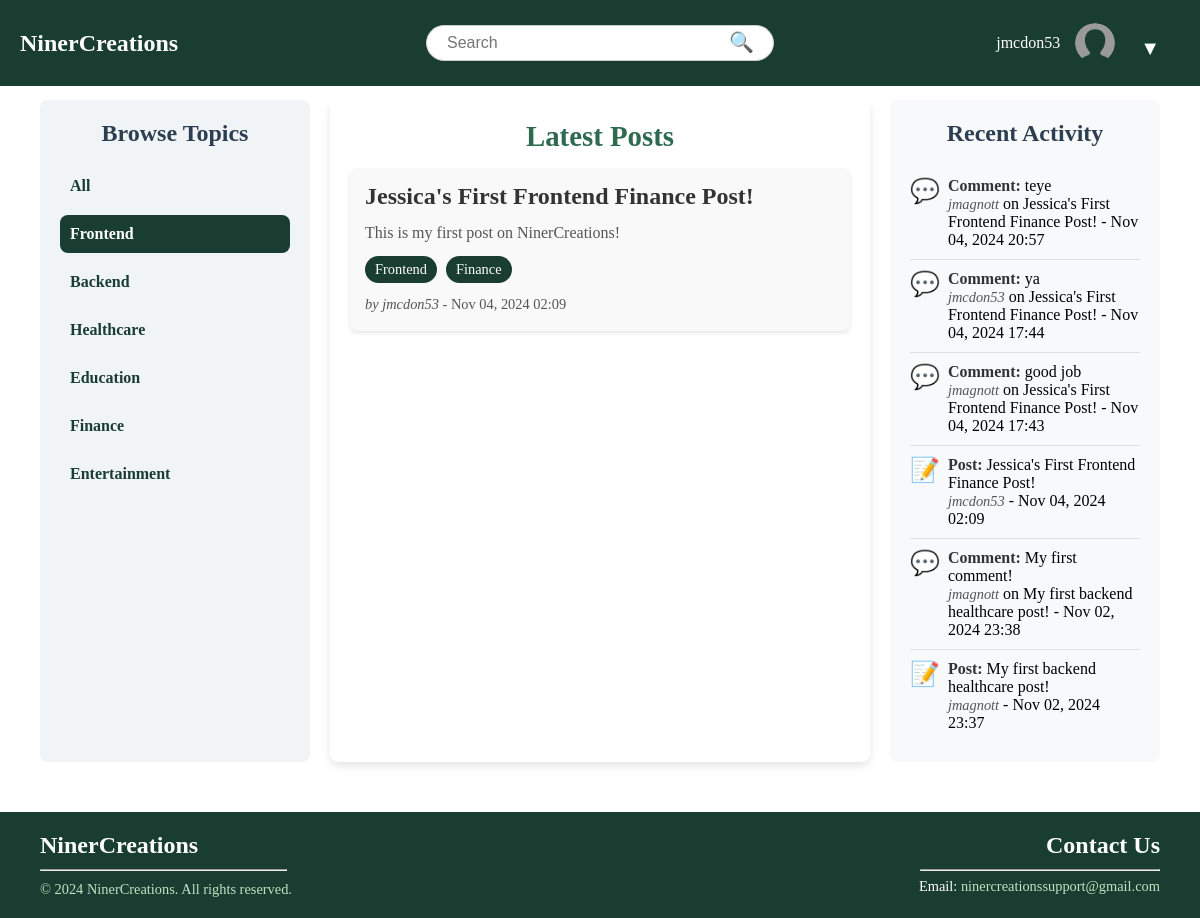
The app's page /?topic=1 (signed in) with its own data.
### NinerCreations/models.py (models this page shows, shortened)
class Topic(models.Model):
    name = models.CharField(max_length=100, unique=True)

class Post(models.Model):
    author = models.ForeignKey(User, on_delete=models.CASCADE)
    title = models.CharField(max_length=255)
    content = models.TextField()
    created_at = models.DateTimeField(auto_now_add=True)
    topics = models.ManyToManyField(Topic, related_name="posts", blank=True)
    @property
    def activity_type(self):
        return "Post"

class Comment(models.Model):
    post = models.ForeignKey(Post, on_delete=models.CASCADE, related_name="comments")
    author = models.ForeignKey(User, on_delete=models.CASCADE, null=True, blank=True)
    content = models.TextField()
    created_at = models.DateTimeField(auto_now_add=True)
    @property
    def activity_type(self):
        return "Comment"

### NinerCreations/views.py (the view)
# urls.py: path('', views.home_view, name='home'),
def home_view(request):
    topic_id = request.GET.get('topic')
    if topic_id:
        try:
            topic_id = int(topic_id)
        except ValueError:
            return render(request, '400.html', status=400)
    posts = Post.objects.filter(topics__id=topic_id).order_by('-created_at') if topic_id else Post.objects.all().order_by('-created_at')
    recent_posts = Post.objects.all().order_by('-created_at')[:10]
    recent_comments = Comment.objects.all().order_by('-created_at')[:10]
    recent_activities = sorted(
        list(recent_posts) + list(recent_comments),
        key=lambda x: x.created_at,
        reverse=True
    )[:10]
    topics = Topic.objects.all()
    return render(request, 'base/home.html', {
        'posts': posts,
        'recent_activities': recent_activities,
        'topics': topics
    })

### NinerCreations/templates/base/home.html
{% extends "base/base.html" %}
{% block content %}
<div class="content-grid">
    <aside class="sidebar-left">
        <h2>Browse Topics</h2>
        <ul>
            <li>
                <a href="{% url 'home' %}" class="{% if not request.GET.topic %}active{% endif %}">All</a>
            </li>
            {% for topic in topics %}
                <li>
                    <a href="{% url 'home' %}?topic={{ topic.id }}" class="{% if request.GET.topic == topic.id|stringformat:"s" %}active{% endif %}">
                        {{ topic.name }}
                    </a>
                </li>
            {% endfor %}
        </ul>
    </aside>
    <main class="main-content">
        <h2>Latest Posts</h2>
        <div class="posts-list">
            {% for post in posts %}
                <a href="{% url 'post_detail' post.id %}" class="post-item-link">
                    <div class="post-item">
                        <h3>{{ post.title }}</h3>
                        <p>{{ post.content|truncatewords:20 }}</p>
                        <div class="post-tags">
                            {% for topic in post.topics.all %}
                                <span class="tag">{{ topic.name }}</span>
                            {% endfor %}
                        </div>
                        <p class="post-meta">
                            <em>by {{ post.author.username }}</em> - {{ post.created_at|date:"M d, Y H:i" }}
                        </p>
                    </div>
                </a>
            {% empty %}
                <p>No posts available.</p>
            {% endfor %}
        </div>
    </main>
    <aside class="sidebar-right">
        <h2>Recent Activity</h2>
        <ul class="recent-activity-list">
            {% for activity in recent_activities %}
                <li class="activity-item">
                    <div class="activity-icon">
                        {% if activity.activity_type == 'Post' %} 📝 {% elif activity.activity_type == 'Comment' %} 💬 {% endif %}
                    </div>
                    <div class="activity-details">
                        <strong>{{ activity.activity_type }}:</strong>
                        {% if activity.activity_type == "Post" %}
                            {{ activity.title }}
                        {% else %}
                            {{ activity.content|truncatewords:10 }}
                        {% endif %}
                        <br>
                        <em>{{ activity.author.username }}</em>
                        {% if activity.activity_type == "Comment" %} on {{ activity.post.title }} {% endif %} - {{ activity.created_at|date:"M d, Y H:i" }}
                    </div>
                </li>
            {% endfor %}
        </ul>
    </aside>
</div>
{% endblock %}

### NinerCreations/templates/base/base.html (shortened to what this page needs)
{% load static %}
<!DOCTYPE html>
<html lang="en">
<head>
    <link rel="stylesheet" type="text/css" href="{% static 'css/styles.css' %}">
</head>
<body>
    <div class="wrapper">
        <div class="header">
            <div class="logo">
                <a href="/">
                    <h1>NinerCreations</h1>
                </a>
            </div>
            <div class="search-bar">
                <form action="/search/" method="get">
                    <input type="text" name="q" placeholder="Search" value="">
                    <button type="submit">&#128269;</button>
                </form>
            </div>
            <div class="header-right">
                {% if user.is_authenticated %}
                    <span>{{ user.username }}</span>
                    <div class="profile-container">
                        <div class="profile-picture">
                            <img src="{% if user.profile.profile_picture and user.profile.profile_picture.url %}{{ user.profile.profile_picture.url }}{% else %}{% static 'images/profile-placeholder.png' %}{% endif %}"
                                 alt="Profile Picture"
                                 style="width: 40px; height: 40px; border-radius: 50%; object-fit: cover;">
                        </div>
                        <div class="dropdown">
                            <button class="dropdown-btn">▼</button>
                        </div>
                    </div>
                {% else %}
                    <a href="{% url 'login' %}" class="login-btn">Login</a>
                {% endif %}
            </div>
        </div>
        <div class="content">
            {% block content %}
            {% endblock %}
        </div>
        {% include 'base/footer.html' %}
    </div>
</body>
</html>

### static/css/styles.css (style rules this page uses)
* { padding: 0; margin: 0; box-sizing: border-box; }
html, body { height: 100%; margin: 0; }
.wrapper { display: flex; flex-direction: column; min-height: 100vh; }
.content { flex: 1; padding: 20px; margin-top: 60px; margin-bottom: 10px; }
.header { display: flex; align-items: center; justify-content: space-between; background-color: #1A3D31; padding: 10px 20px; color: white; position: fixed; top: 0; width: 100%; z-index: 10; }
.logo { flex: 1; text-align: left; }
.logo a { text-decoration: none; }
.logo h1 { font-size: 24px; color: #FFFFFF; margin: 0; }
.search-bar { flex: 2; display: flex; justify-content: center; align-items: center; margin-top: 15px; }
.search-bar form { width: 100%; max-width: 60%; display: flex; align-items: center; position: relative; }
.search-bar input { width: 100%; padding: 8px 40px 8px 20px; border-radius: 20px; border: 1px solid #ccc; font-size: 16px; }
.search-bar button { position: absolute; right: 10px; background: none; border: none; font-size: 20px; cursor: pointer; color: #333; margin-top: -5px; }
.header-right { flex: 1; display: flex; align-items: center; gap: 15px; justify-content: flex-end; }
h2 { color: #2c3e50; margin-bottom: 20px; font-weight: bold; }
form { display: flex; flex-direction: column; }
form input { padding: 8px; border-radius: 4px; border: 1px solid #ccc; margin-bottom: 15px; font-size: 16px; }
form button { background-color: #2c3e50; color: white; font-weight: bold; padding: 10px; border: none; border-radius: 4px; cursor: pointer; transition: background-color 0.3s ease; }
a { color: #2c3e50; }
.profile-container { display: flex; align-items: center; position: relative; }
.profile-picture { width: 40px; height: 40px; border-radius: 50%; overflow: hidden; }
.profile-picture img { width: 100%; height: 100%; object-fit: cover; }
.dropdown { position: relative; display: inline-block; }
.dropdown-btn { background: none; border: none; color: white; font-size: 20px; cursor: pointer; margin-left: 5px; }
.content-grid { display: grid; grid-template-columns: 1fr 2fr 1fr; gap: 20px; padding: 20px; }
.sidebar-left { background-color: #f0f4f7; padding: 20px; border-radius: 8px; height: auto; }
.main-content { background-color: #ffffff; padding: 20px; border-radius: 8px; box-shadow: 0px 4px 8px rgba(0, 0, 0, 0.1); }
.main-content h2 { font-size: 1.8rem; color: #2d6a4f; margin-bottom: 15px; text-align: center; }
.sidebar-right { background-color: #f7f9fb; padding: 20px; border-radius: 8px; }
.sidebar-right h2, .sidebar-left h2 { text-align: center; }
.recent-activity-list { list-style-type: none; padding: 0; margin: 0; }
.activity-item { display: flex; align-items: flex-start; padding: 10px 0; border-bottom: 1px solid #e0e0e0; }
.activity-item:last-child { border-bottom: none; }
.activity-icon { font-size: 1.5rem; margin-right: 8px; color: #2d6a4f; display: flex; align-items: center; }
.activity-details { flex: 1; }
.activity-details strong { color: #333; }
.activity-details em { color: #555; font-size: 0.9rem; }
.posts-list { display: flex; flex-direction: column; gap: 20px; }
.post-item { padding: 15px; background-color: #f9f9f9; border-radius: 8px; box-shadow: 0px 2px 4px rgba(0, 0, 0, 0.1); transition: background-color 0.3s, box-shadow 0.3s; }
.post-item h3 { font-size: 1.5rem; color: #333; margin-bottom: 10px; }
.post-item p { color: #555; line-height: 1.6; }
.post-meta { color: #888; font-size: 0.9rem; margin-top: 10px; }
.post-item-link { text-decoration: none; color: inherit; display: block; }
.sidebar-left ul { list-style-type: none; padding: 0; margin: 0; }
.sidebar-left ul li { margin-bottom: 10px; }
.sidebar-left ul li a { display: block; padding: 10px; text-decoration: none; color: #1A3D31; font-weight: bold; border-radius: 8px; transition: background-color 0.3s, color 0.3s; background-color: #f0f4f7; }
.sidebar-left ul li a.active { background-color: #1A3D31; color: #FFFFFF; }
.post-tags { margin-top: 10px; }
.post-tags .tag { display: inline-block; background-color: #1A3D31; color: #FFFFFF; padding: 5px 10px; font-size: 0.9rem; border-radius: 15px; margin-right: 5px; }
form { width: 100%; }
button { background-color: #1A3D31; color: #fff; border: none; border-radius: 5px; padding: 10px 20px; font-size: 16px; cursor: pointer; margin-top: 10px; }
img { display: block; margin-bottom: 15px; border-radius: 50%; width: 150px; height: 150px; object-fit: cover; }

### records on screen
Topic: name "Frontend"
Topic: name "Backend"
Topic: name "Healthcare"
Topic: name "Education"
Topic: name "Finance"
Topic: name "Entertainment"
Post: title "Jessica's First Frontend Finance Post!", content "This is my first post on NinerCreations!", author.username "jmcdon53", created_at "Nov 04, 2024 02:09", activity_type "Post"
Comment: activity_type "Comment", content "teye", author.username "jmagnott", post "Jessica's First Frontend Finance Post!", created_at "Nov 04, 2024 20:57"
Comment: activity_type "Comment", content "ya", author.username "jmcdon53", post "Jessica's First Frontend Finance Post!", created_at "Nov 04, 2024 17:44"
Comment: activity_type "Comment", content "good job", author.username "jmagnott", post "Jessica's First Frontend Finance Post!", created_at "Nov 04, 2024 17:43"
Comment: activity_type "Comment", content "My first comment!", author.username "jmagnott", post "My first backend healthcare post!", created_at "Nov 02, 2024 23:38"
Post: activity_type "Post", title "My first backend healthcare post!", author.username "jmagnott", created_at "Nov 02, 2024 23:37"

### other values on screen
{{ user.username }} "jmcdon53"
